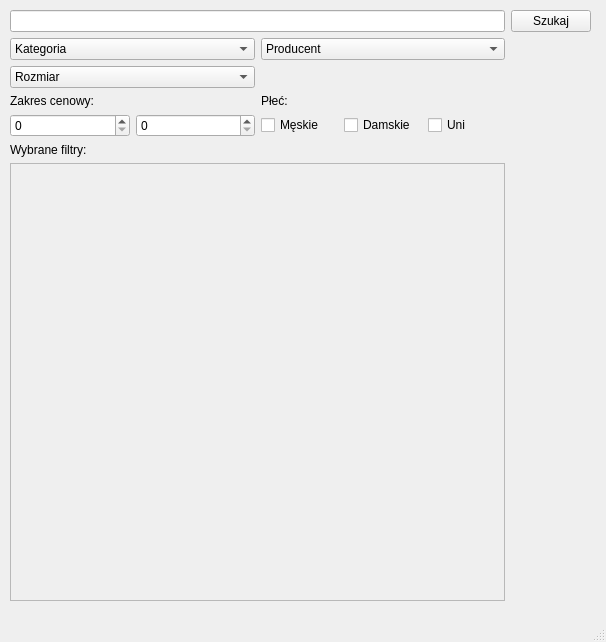
<?xml version="1.0" encoding="UTF-8"?>
<ui version="4.0">
 <class>MainWindow</class>
 <widget class="QMainWindow" name="MainWindow">
  <property name="geometry">
   <rect>
    <x>0</x>
    <y>0</y>
    <width>606</width>
    <height>642</height>
   </rect>
  </property>
  <property name="windowTitle">
   <string>MainWindow</string>
  </property>
  <widget class="QWidget" name="centralwidget">
   <widget class="QWidget" name="gridLayoutWidget">
    <property name="geometry">
     <rect>
      <x>10</x>
      <y>10</y>
      <width>581</width>
      <height>591</height>
     </rect>
    </property>
    <layout class="QGridLayout" name="gridLayout">
     <item row="3" column="0">
      <widget class="QScrollArea" name="scrollArea">
       <property name="widgetResizable">
        <bool>true</bool>
       </property>
       <widget class="QWidget" name="scrollAreaWidgetContents_2">
        <property name="geometry">
         <rect>
          <x>0</x>
          <y>0</y>
          <width>496</width>
          <height>438</height>
         </rect>
        </property>
       </widget>
      </widget>
     </item>
     <item row="1" column="0">
      <layout class="QGridLayout" name="gridLayout_3">
       <item row="3" column="0">
        <layout class="QHBoxLayout" name="horizontalLayout">
         <item>
          <widget class="QSpinBox" name="spinBox"/>
         </item>
         <item>
          <widget class="QSpinBox" name="spinBox_2"/>
         </item>
        </layout>
       </item>
       <item row="3" column="1">
        <layout class="QHBoxLayout" name="horizontalLayout_2">
         <item>
          <widget class="QCheckBox" name="checkBox">
           <property name="text">
            <string>Męskie</string>
           </property>
          </widget>
         </item>
         <item>
          <widget class="QCheckBox" name="checkBox_2">
           <property name="text">
            <string>Damskie</string>
           </property>
          </widget>
         </item>
         <item>
          <widget class="QCheckBox" name="checkBox_3">
           <property name="text">
            <string>Uni</string>
           </property>
          </widget>
         </item>
        </layout>
       </item>
       <item row="0" column="1">
        <widget class="QComboBox" name="comboBox_2">
         <item>
          <property name="text">
           <string>Producent</string>
          </property>
         </item>
        </widget>
       </item>
       <item row="0" column="0">
        <widget class="QComboBox" name="comboBox">
         <item>
          <property name="text">
           <string>Kategoria</string>
          </property>
         </item>
        </widget>
       </item>
       <item row="1" column="0">
        <widget class="QComboBox" name="comboBox_3">
         <item>
          <property name="text">
           <string>Rozmiar</string>
          </property>
         </item>
        </widget>
       </item>
       <item row="2" column="0">
        <widget class="QLabel" name="label_2">
         <property name="text">
          <string>Zakres cenowy:</string>
         </property>
        </widget>
       </item>
       <item row="2" column="1">
        <widget class="QLabel" name="label">
         <property name="text">
          <string>Płeć:</string>
         </property>
        </widget>
       </item>
      </layout>
     </item>
     <item row="0" column="0">
      <widget class="QLineEdit" name="lineEdit"/>
     </item>
     <item row="0" column="1">
      <widget class="QPushButton" name="pushButton">
       <property name="text">
        <string>Szukaj</string>
       </property>
      </widget>
     </item>
     <item row="2" column="0">
      <widget class="QLabel" name="label_3">
       <property name="text">
        <string>Wybrane filtry:</string>
       </property>
      </widget>
     </item>
    </layout>
   </widget>
  </widget>
  <widget class="QMenuBar" name="menubar">
   <property name="geometry">
    <rect>
     <x>0</x>
     <y>0</y>
     <width>606</width>
     <height>21</height>
    </rect>
   </property>
  </widget>
  <widget class="QStatusBar" name="statusbar"/>
 </widget>
 <resources/>
 <connections/>
</ui>
